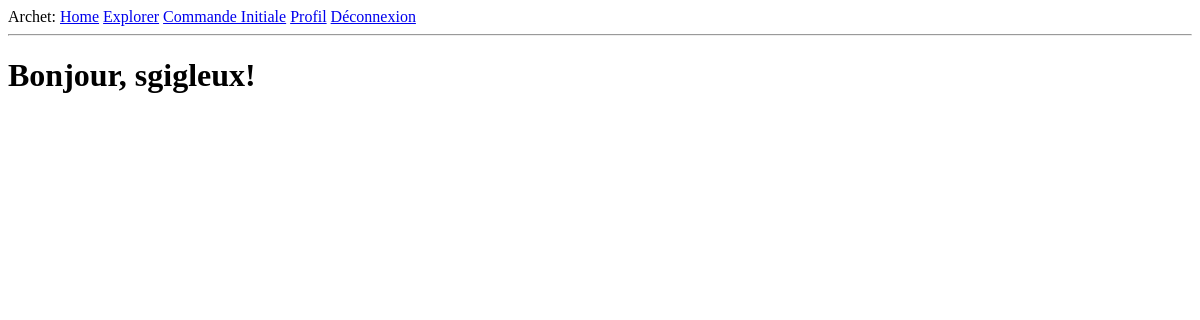
Page /explore (signed in) on the earlier database version.
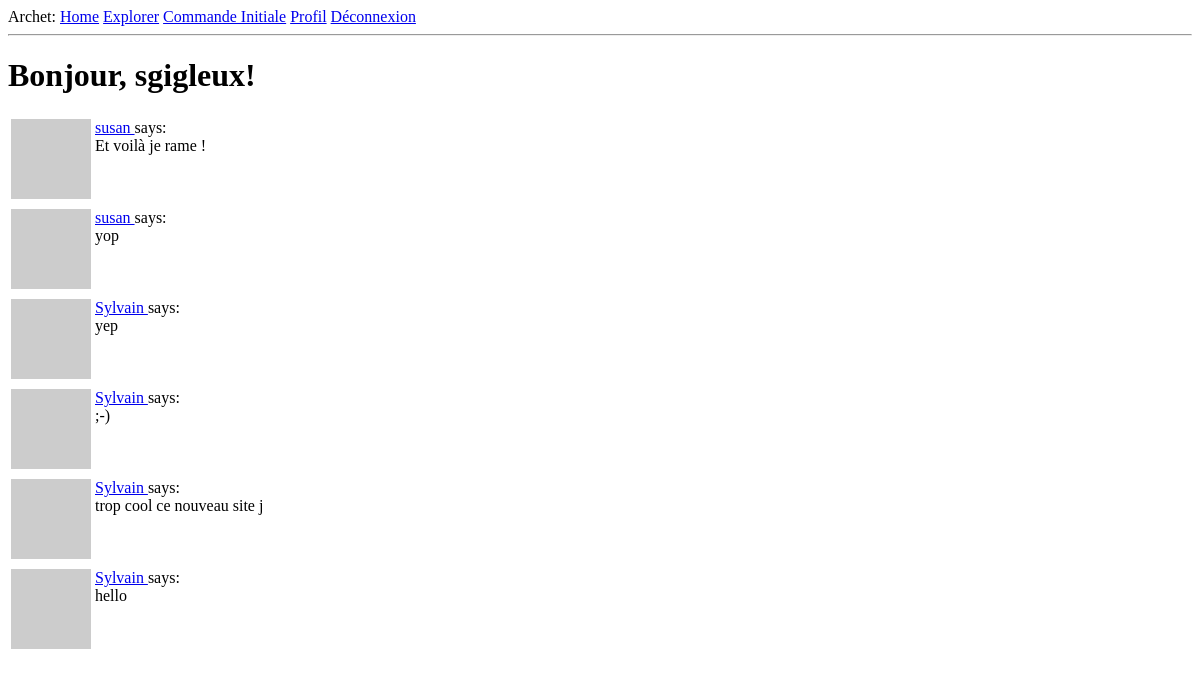
Same page on the later database version.
### app/models.py (models this page shows, shortened)
class User(UserMixin, db.Model):
    id = db.Column(db.Integer, primary_key=True)
    username = db.Column(db.String(64), index=True, unique=True)
    email = db.Column(db.String(120), index=True, unique=True)
    password_hash = db.Column(db.String(128))
    family_name = db.Column(db.String(128))
    surname = db.Column(db.String(128))
    member_num = db.Column(db.Integer)
    posts = db.relationship('Post', backref='author', lazy='dynamic')
    about_me = db.Column(db.String(140))
    last_seen = db.Column(db.DateTime, default=datetime.utcnow)
    followed = db.relationship(
        'User', secondary=followers,
        primaryjoin=(followers.c.follower_id == id),
        secondaryjoin=(followers.c.followed_id == id),
        backref=db.backref('followers', lazy='dynamic'), lazy='dynamic')
    def avatar(self, size):
        digest = md5(self.email.lower().encode('utf-8')).hexdigest()
        return 'https://www.gravatar.com/avatar/{}?d=retro&s={}'.format(
            digest, size)

class Post(db.Model):
    id = db.Column(db.Integer, primary_key=True)
    body = db.Column(db.String(140))
    timestamp = db.Column(db.DateTime, index=True, default=datetime.utcnow)
    user_id = db.Column(db.Integer, db.ForeignKey('user.id'))

### app/routes.py (the view)
@app.route('/explore')
@login_required
def explore():
    page = request.args.get('page', 1, type=int)
    posts = Post.query.order_by(Post.timestamp.desc()).paginate(
        page, app.config['POSTS_PER_PAGE'], False)
    next_url = url_for('explore', page=posts.next_num) \
        if posts.has_next else None
    prev_url = url_for('explore', page=posts.prev_num) \
        if posts.has_prev else None
    return render_template("index.html", title='Explore', posts=posts.items,
                           next_url=next_url, prev_url=prev_url)

### app/models.py (called while the page is built)
@login.user_loader
def load_user(id):
    return User.query.get(int(id))

### app/routes.py (called while the page is built)
@app.before_request
def before_request():
    if current_user.is_authenticated:
        current_user.last_seen = datetime.utcnow()
        db.session.commit()

### app/templates/index.html (shortened to what this page needs)
{% extends "base.html" %}
{% block content %}
    <h1>Bonjour, {{ current_user.username }}!</h1>
    {% for post in posts %}
        {% include '_post.html' %}
    {% endfor %}
{% endblock %}

### app/templates/base.html (shortened to what this page needs)
<!DOCTYPE html>
<html lang="fr">
<head>
</head>
<body>
    <div>Archet:
        <a href={{url_for('index')}}>Home</a>
        <a href={{ url_for('explore') }}>Explorer</a>
        {% if current_user.is_anonymous %}
        <a href={{url_for('login')}}>Connexion</a>
        {% else %}
        <a href={{ url_for('commande_initiale', username=current_user.username)}}>Commande Initiale</a>
        <a href={{ url_for('user', username=current_user.username) }}>Profil</a>
        <a href={{ url_for('logout') }}>Déconnexion</a>
        {% endif %}
    </div>
    <hr>
    {% block content %}{% endblock %}
</body>
</html>

### app/templates/_post.html
    <table>
        <tr valign="top">
            <td><img src="{{ post.author.avatar(36) }}"></td>
            <td>
                <a href="{{ url_for('user', username=post.author.username) }}">
                    {{ post.author.username }}
                </a>
                says:<br>{{ post.body }}
            </td>
        </tr>
    </table>

Differences in the rows shown:
added Post: author.username "susan", body "Et voilà je rame !"
added Post: author.username "susan", body "yop"
added Post: author.username "Sylvain", body "yep"
added Post: author.username "Sylvain", body ";-)"
added Post: author.username "Sylvain", body "trop cool ce nouveau site j"
added Post: author.username "Sylvain", body "hello"
